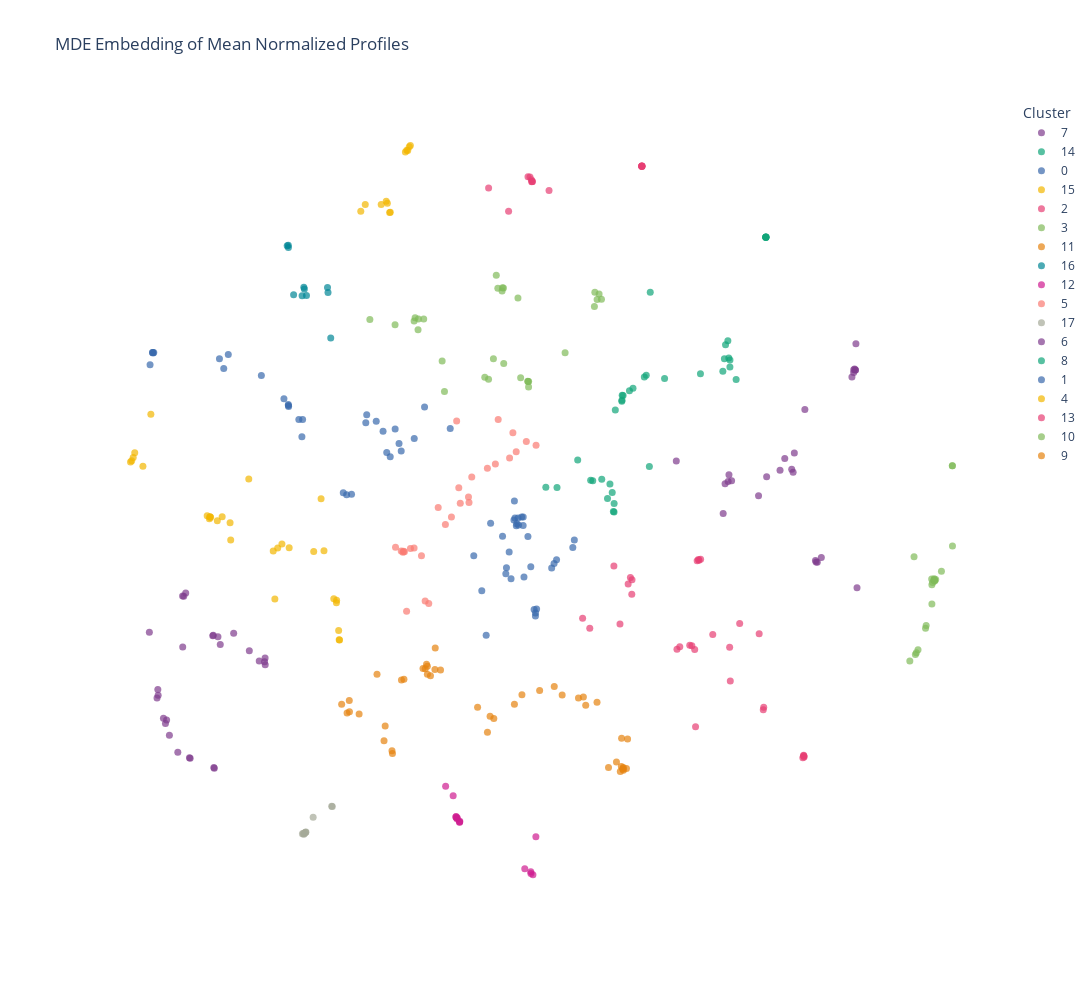

Write notebook code for a chart like this one.
### Markdown cell above
10 Leiden neighbors

### Code cell
mde_strong_hvgs_10 = tf_compute_MDE(adata_strong_hvgs, label_points=False, spectral=True, leiden_neighbors=10)

### Figure 1 — Plotly figure (JSON) as saved in the notebook; plotly's stock layout.template omitted (floating-point values rounded to 4 significant figures)
{"data": [{"customdata": [["ADNP2"], ["BARX1"], ["BHLHE40"], ["CBX2"], ["DOT1L"], ["GATA2"], ["GMEB2"], ["GTF3A"], ["IKZF5"], ["JUNB"], ["KLF4"], ["MSANTD4"], ["NR4A1"], ["PKNOX2"], ["SMAD9"], ["SOX13"], ["YBX1"], ["ZBTB12"], ["ZKSCAN1"], ["ZNF44"], ["ZNF418"], ["ZNF628"], ["ZNF653"], ["ZNF674"], ["ZNF816"], ["ZNF835"]], "hovertemplate": "cluster=7<br>x=%{x}<br>y=%{y}<br>gene_target=%{customdata[0]}<extra></extra>", "legendgroup": "7", "marker": {"color": "rgb(127, 60, 141)", "opacity": 0.7, "size": 7, "symbol": "circle"}, "mode": "markers+text", "name": "7", "orientation": "v", "showlegend": true, "textfont": {"size": 4}, "textposition": "middle center", "type": "scatter", "x": [4.867, 4.673, 4.508, 4.467, 4.284, 5.409, 3.395, 5.464, 4.93, 4.075, 5.471, 2.662, 3.472, 4.489, 5.436, 4.839, 3.527, 3.948, 3.486, 5.45, 4.849, 3.425, 5.436, 4.358, 5.464, 5.488], "xaxis": "x", "y": [-0.7379, 1.897, 1.146, 0.8657, 0.8513, 2.46, 0.1036, 2.579, -0.6547, 0.7384, 3.031, 1.009, 0.6552, 0.8129, 2.585, -0.7097, 0.6668, 0.4104, 0.7712, 2.598, -0.7358, 0.6172, 2.534, 1.05, 2.579, -1.179], "yaxis": "y"}, {"customdata": [["AIRE"], ["CDX1"], ["LEF1"], ["MAFG"], ["NFXL1"], ["NME2"], ["PROX2"], ["REST"], ["TCF21"], ["THAP5"], ["THAP7"], ["ZFP37"], ["ZNF582"]], "hovertemplate": "cluster=14<br>x=%{x}<br>y=%{y}<br>gene_target=%{customdata[0]}<extra></extra>", "legendgroup": "14", "marker": {"color": "rgb(17, 165, 121)", "opacity": 0.7, "size": 7, "symbol": "circle"}, "mode": "markers+text", "name": "14", "orientation": "v", "showlegend": true, "textfont": {"size": 4}, "textposition": "middle center", "type": "scatter", "x": [1.688, 1.586, 1.69, 1.12, 1.496, 2.241, 0.7965, 1.678, 1.624, 1.66, 0.6216, 1.355, 1.323], "xaxis": "x", "y": [0.1289, 0.3639, 0.2774, 1.027, 0.6949, 0.9125, 0.5511, 0.1385, 0.6105, 0.4634, 0.5552, 0.6669, 0.6762], "yaxis": "y"}, {"customdata": [["ANKZF1"], ["ATOH7"], ["DACH2"], ["DEAF1"], ["DMRTA2"], ["ERF"], ["GATA1"], ["GATA5"], ["GATAD2A"], ["HIC1"], ["HNF1B"], ["MTERF1"], ["MTERF3"], ["MTERF4"], ["NR0B1"], ["OSR2"], ["PCGF6"], ["POU3F3"], ["SHOX2"], ["SOX1"], ["TCF7"], ["ZBTB41"], ["ZNF200"], ["ZNF280C"], ["ZNF316"], ["ZNF382"], ["ZNF461"], ["ZNF511"], ["ZNF610"], ["ZNF672"], ["ZNF772"]], "hovertemplate": "cluster=0<br>x=%{x}<br>y=%{y}<br>gene_target=%{customdata[0]}<extra></extra>", "legendgroup": "0", "marker": {"color": "rgb(57, 105, 172)", "opacity": 0.7, "size": 7, "symbol": "circle"}, "mode": "markers+text", "name": "0", "orientation": "v", "showlegend": true, "textfont": {"size": 4}, "textposition": "middle center", "type": "scatter", "x": [-1.674, -1.924, -2.493, -3.401, -2.179, -1.275, -4.416, -0.8737, -1.866, -2.417, -2.031, -5.51, -5.528, -5.529, -2.546, -3.827, -3.474, -4.483, -2.194, -3.405, -1.64, -5.52, -3.241, -3.405, -3.193, -3.182, -1.812, -1.436, -1.735, -4.345, -5.568], "xaxis": "x", "y": [1.313, 1.524, 0.4268, 1.948, 1.806, 1.942, 2.604, 1.572, 1.158, 0.4367, 1.697, 2.883, 2.881, 2.882, 0.4629, 2.486, 2.084, 2.772, 1.671, 1.967, 1.181, 2.872, 1.727, 1.983, 1.426, 1.724, 1.083, 1.398, 1.56, 2.845, 2.669], "yaxis": "y"}, {"customdata": [["ARHGAP35"], ["HHEX"], ["MTF2"], ["NEUROD2"], ["SOX11"], ["THAP12"], ["ZBTB21"], ["ZNF20"], ["ZNF66"], ["ZNF354A"], ["ZNF358"], ["ZNF823"]], "hovertemplate": "cluster=15<br>x=%{x}<br>y=%{y}<br>gene_target=%{customdata[0]}<extra></extra>", "legendgroup": "15", "marker": {"color": "rgb(242, 183, 1)", "opacity": 0.7, "size": 7, "symbol": "circle"}, "mode": "markers+text", "name": "15", "orientation": "v", "showlegend": true, "textfont": {"size": 4}, "textposition": "middle center", "type": "scatter", "x": [-1.575, -1.874, -1.953, -2.272, -1.497, -1.553, -1.514, -2.202, -1.538, -1.821, -1.857, -1.811], "xaxis": "x", "y": [6.343, 5.492, 5.437, 5.32, 6.456, 6.373, 6.431, 5.437, 6.365, 5.299, 5.458, 5.301], "yaxis": "y"}, {"customdata": [["ARID3B"], ["BSX"], ["DLX2"], ["ETV1"], ["HSF4"], ["NCOA3"], ["NEUROG2"], ["NFIL3"], ["PITX2"], ["PPARD"], ["SALL4"], ["SCX"], ["SMAD4"], ["SNAI1"], ["SNAI2"], ["SP140L"], ["TCFL5"], ["TWIST1"], ["ZBTB22"], ["ZMAT4"], ["ZNF134"], ["ZNF253"], ["ZNF275"], ["ZNF284"], ["ZNF337"], ["ZNF471"], ["ZNF549"], ["ZNF572"], ["ZNF683"], ["ZNF821"]], "hovertemplate": "cluster=2<br>x=%{x}<br>y=%{y}<br>gene_target=%{customdata[0]}<extra></extra>", "legendgroup": "2", "marker": {"color": "rgb(231, 63, 116)", "opacity": 0.7, "size": 7, "symbol": "circle"}, "mode": "markers+text", "name": "2", "orientation": "v", "showlegend": true, "textfont": {"size": 4}, "textposition": "middle center", "type": "scatter", "x": [4.658, 2.872, 4.029, 3.016, 2.716, 1.969, 2.95, 1.309, 4.66, 3.653, 4.653, 1.686, 3.507, 4.654, 2.988, 1.909, 3.496, 3.042, 3.232, 3.958, 1.197, 2.905, 4.022, 1.781, 2.963, 4.641, 2.673, 3.008, 1.944, 1.966], "xaxis": "x", "y": [-4.087, -2.173, -3.242, -0.7041, -2.195, -1.041, -2.246, -1.876, -4.097, -1.797, -4.08, -0.8023, -2.789, -4.07, -0.7107, -1.112, -2.205, -0.6848, -1.983, -1.971, -1.706, -2.179, -3.284, -1.804, -3.576, -4.112, -2.242, -0.6915, -1.002, -1.289], "yaxis": "y"}, {"customdata": [["ARNT2"], ["BHLHE41"], ["CENPX"], ["CREB5"], ["DMRT2"], ["EBF3"], ["ETS1"], ["FIGLA"], ["FOXD3"], ["FOXD4L5"], ["FOXH1"], ["GATAD2B"], ["HES3"], ["HES7"], ["IRX5"], ["KLF6"], ["NFE2L3"], ["POU2F1"], ["SATB1"], ["TBPL2"], ["TBX1"], ["TCF7L1"], ["TET2"], ["ZBTB39"], ["ZFP2"], ["ZNF546"], ["ZNF564"], ["ZNF571"], ["ZNF592"], ["ZNF687"]], "hovertemplate": "cluster=3<br>x=%{x}<br>y=%{y}<br>gene_target=%{customdata[0]}<extra></extra>", "legendgroup": "3", "marker": {"color": "rgb(128, 186, 90)", "opacity": 0.7, "size": 7, "symbol": "circle"}, "mode": "markers+text", "name": "3", "orientation": "v", "showlegend": true, "textfont": {"size": 4}, "textposition": "middle center", "type": "scatter", "x": [1.424, 0.3391, 1.388, -1.423, 0.1857, -0.03684, -0.04125, 1.454, -0.05662, -1.288, -0.1535, -1.371, 0.353, -0.9636, 0.3432, -1.377, -0.06277, -0.1293, 0.352, 1.381, -0.9999, -0.1982, -2.13, -1.736, 0.9228, 0.2277, -0.3329, -1.439, 1.492, -0.2744], "xaxis": "x", "y": [3.794, 2.385, 3.919, 3.479, 3.82, 2.69, 3.995, 3.89, 3.997, 3.457, 4.213, 3.461, 2.381, 2.21, 2.38, 3.275, 3.943, 3.991, 2.285, 3.673, 2.735, 2.774, 3.451, 3.359, 2.877, 2.447, 2.454, 3.426, 3.8, 2.422], "yaxis": "y"}, {"customdata": [["ASCL5"], ["ASH1L"], ["CEBPA"], ["MSX2"], ["MXI1"], ["NFKB2"], ["NOTO"], ["ONECUT3"], ["TBX18"], ["TCF15"], ["TFCP2L1"], ["TMF1"], ["ZNF48"], ["ZNF226"], ["ZNF554"], ["ZNF581"], ["ZNF692"], ["ZNF697"], ["ZNF705A"], ["ZNF732"], ["ZNF853"]], "hovertemplate": "cluster=11<br>x=%{x}<br>y=%{y}<br>gene_target=%{customdata[0]}<extra></extra>", "legendgroup": "11", "marker": {"color": "rgb(230, 131, 16)", "opacity": 0.7, "size": 7, "symbol": "circle"}, "mode": "markers+text", "name": "11", "orientation": "v", "showlegend": true, "textfont": {"size": 4}, "textposition": "middle center", "type": "scatter", "x": [-1.183, -1.113, -1.777, -1.909, -1.597, -2.452, -2.019, -1.231, -1.299, -1.108, -1.265, -1.244, -2.299, -1.025, -1.636, -2.486, -1.891, -1.231, -1.784, -2.449, -2.572], "xaxis": "x", "y": [-2.696, -2.59, -4.039, -3.818, -2.756, -3.125, -2.669, -2.673, -2.571, -2.218, -2.576, -2.501, -3.358, -2.597, -2.771, -3.339, -3.565, -2.532, -3.992, -3.316, -3.19], "yaxis": "y"}, {"customdata": [["ATOH1"], ["PLSCR1"], ["RBCK1"], ["SOX30"], ["TERF1"], ["ZFP30"], ["ZNF32"], ["ZNF80"], ["ZNF174"], ["ZNF605"], ["ZNF713"]], "hovertemplate": "cluster=16<br>x=%{x}<br>y=%{y}<br>gene_target=%{customdata[0]}<extra></extra>", "legendgroup": "16", "marker": {"color": "rgb(0, 134, 149)", "opacity": 0.7, "size": 7, "symbol": "circle"}, "mode": "markers+text", "name": "16", "orientation": "v", "showlegend": true, "textfont": {"size": 4}, "textposition": "middle center", "type": "scatter", "x": [-3.163, -3.155, -2.785, -3.405, -3.406, -3.122, -3.19, -2.742, -3.423, -2.793, -3.323], "xaxis": "x", "y": [4.006, 3.978, 3.917, 4.695, 4.733, 3.863, 3.861, 3.131, 4.723, 4.001, 3.88], "yaxis": "y"}, {"customdata": [["BARHL1"], ["CSRNP2"], ["NHLH1"], ["RFX8"], ["RXRA"], ["SPIB"], ["SRY"], ["TIGD7"], ["ZBTB33"], ["ZNF280D"], ["ZNF311"], ["ZNF469"], ["ZNF551"], ["ZNF552"], ["ZNF783"]], "hovertemplate": "cluster=12<br>x=%{x}<br>y=%{y}<br>gene_target=%{customdata[0]}<extra></extra>", "legendgroup": "12", "marker": {"color": "rgb(207, 28, 144)", "opacity": 0.7, "size": 7, "symbol": "circle"}, "mode": "markers+text", "name": "12", "orientation": "v", "showlegend": true, "textfont": {"size": 4}, "textposition": "middle center", "type": "scatter", "x": [-0.7642, 0.4661, 0.2922, -0.7274, -0.7854, 0.3864, -0.7238, 0.4196, -0.7646, -0.7778, -0.9455, -0.8276, 0.3885, -0.7274, -0.7815], "xaxis": "x", "y": [-5.146, -5.477, -6.028, -5.223, -5.133, -6.078, -5.208, -6.129, -5.167, -5.146, -4.602, -4.769, -6.109, -5.224, -5.126], "yaxis": "y"}, {"customdata": [["BCL6B"], ["ERG"], ["ESRRB"], ["FOXD4"], ["FOXK1"], ["IRF9"], ["IRX1"], ["IRX4"], ["MXD1"], ["NANOGNB"], ["NEUROD4"], ["NEUROG3"], ["NKX6-1"], ["OTX1"], ["PHF1"], ["PREB"], ["TBPL1"], ["THAP6"], ["ZFP1"], ["ZNF16"], ["ZNF256"], ["ZNF267"], ["ZNF514"], ["ZNF518A"], ["ZNF518B"], ["ZNF589"], ["ZNF888"], ["ZSCAN18"]], "hovertemplate": "cluster=5<br>x=%{x}<br>y=%{y}<br>gene_target=%{customdata[0]}<extra></extra>", "legendgroup": "5", "marker": {"color": "rgb(249, 123, 114)", "opacity": 0.7, "size": 7, "symbol": "circle"}, "mode": "markers+text", "name": "5", "orientation": "v", "showlegend": true, "textfont": {"size": 4}, "textposition": "middle center", "type": "scatter", "x": [-0.7396, -1.209, -1.556, -1.439, -0.5368, -1.614, -1.496, 0.3167, -0.1676, -0.1235, 0.05489, -1.323, -1.729, -1.64, -0.588, -1.59, 0.1065, -0.7167, 0.4688, 0.1583, -0.8545, -0.2922, -1.604, -0.7729, -0.9491, -1.062, -1.266, -0.5799], "xaxis": "x", "y": [0.5484, -1.449, -1.583, -0.4911, 0.7329, -0.567, -0.5018, 1.346, 0.9588, 1.727, 1.059, -0.6242, -0.4804, -0.5433, 0.3889, -0.5557, 1.494, 0.2814, 1.282, 1.17, 0.04058, 0.8826, -0.5469, 1.698, -0.08811, 0.2079, -1.409, 0.2932], "yaxis": "y"}, {"customdata": [["BHLHA9"], ["GSC"], ["OVOL1"], ["PRDM12"], ["REPIN1"], ["TFEB"], ["ZFP69B"], ["ZNF213"], ["ZNF648"], ["ZNF728"]], "hovertemplate": "cluster=17<br>x=%{x}<br>y=%{y}<br>gene_target=%{customdata[0]}<extra></extra>", "legendgroup": "17", "marker": {"color": "rgb(165, 170, 153)", "opacity": 0.7, "size": 7, "symbol": "circle"}, "mode": "markers+text", "name": "17", "orientation": "v", "showlegend": true, "textfont": {"size": 4}, "textposition": "middle center", "type": "scatter", "x": [-3.135, -3.131, -3.169, -3.017, -3.165, -3.141, -3.156, -2.718, -2.727, -3.185], "xaxis": "x", "y": [-5.398, -5.393, -5.415, -5.141, -5.431, -5.404, -5.422, -4.954, -4.948, -5.425], "yaxis": "y"}, {"customdata": [["CAMTA2"], ["CCDC17"], ["ISL1"], ["MECOM"], ["MEOX1"], ["MEOX2"], ["MITF"], ["ONECUT2"], ["PAX6"], ["RFX7"], ["SP2"], ["SP8"], ["SP110"], ["TBX20"], ["TBX21"], ["TFDP1"], ["THRB"], ["ZBTB47"], ["ZNF215"], ["ZNF394"], ["ZNF441"], ["ZNF443"], ["ZNF512"], ["ZNF583"], ["ZNF616"], ["ZNF708"], ["ZSCAN32"]], "hovertemplate": "cluster=6<br>x=%{x}<br>y=%{y}<br>gene_target=%{customdata[0]}<extra></extra>", "legendgroup": "6", "marker": {"color": "rgb(127, 60, 141)", "opacity": 0.7, "size": 7, "symbol": "circle"}, "mode": "markers+text", "name": "6", "orientation": "v", "showlegend": true, "textfont": {"size": 4}, "textposition": "middle center", "type": "scatter", "x": [-5.309, -5.057, -5.459, -3.861, -5.134, -5.441, -4.016, -4.587, -4.952, -5.359, -4.941, -5.059, -5.446, -5.041, -5.01, -4.579, -3.767, -4.506, -4.57, -5.265, -4.26, -4.47, -3.769, -5.327, -3.777, -5.579, -4.563], "xaxis": "x", "y": [-3.459, -2.201, -3.082, -2.442, -4.017, -3.032, -2.265, -2.006, -4.113, -3.431, -4.122, -1.321, -2.933, -1.325, -1.267, -2.0, -2.507, -2.026, -4.278, -3.722, -1.962, -2.156, -2.391, -3.521, -2.454, -1.948, -4.294], "yaxis": "y"}, {"customdata": [["CHAMP1"], ["DNMT1"], ["DUXA"], ["E2F4"], ["FOXE3"], ["FOXN2"], ["IRF4"], ["MEIS3"], ["PIN1"], ["PITX3"], ["SCRT2"], ["SETDB1"], ["SRF"], ["TIGD6"], ["VDR"], ["ZBTB26"], ["ZFP42"], ["ZNF12"], ["ZNF334"], ["ZNF383"], ["ZNF492"], ["ZNF510"], ["ZNF563"], ["ZNF684"], ["ZNF791"], ["ZNF843"]], "hovertemplate": "cluster=8<br>x=%{x}<br>y=%{y}<br>gene_target=%{customdata[0]}<extra></extra>", "legendgroup": "8", "marker": {"color": "rgb(17, 165, 121)", "opacity": 0.7, "size": 7, "symbol": "circle"}, "mode": "markers+text", "name": "8", "orientation": "v", "showlegend": true, "textfont": {"size": 4}, "textposition": "middle center", "type": "scatter", "x": [4.062, 4.062, 3.469, 4.063, 3.483, 2.255, 1.81, 1.816, 3.598, 4.063, 1.929, 4.064, 2.479, 3.04, 4.063, 3.501, 2.192, 2.162, 3.39, 3.432, 3.501, 1.985, 3.414, 1.812, 1.83, 1.708], "xaxis": "x", "y": [4.873, 4.871, 3.082, 4.872, 2.787, 3.92, 2.041, 2.142, 2.417, 4.872, 2.22, 4.873, 2.434, 2.515, 4.872, 2.63, 2.488, 2.457, 2.559, 3.013, 2.75, 2.265, 2.772, 2.058, 2.14, 1.888], "yaxis": "y"}, {"customdata": [["CREBL2"], ["CREM"], ["EPAS1"], ["ESR1"], ["ESRRA"], ["FOXK2"], ["HES6"], ["MNX1"], ["NKX2-4"], ["NKX6-2"], ["NR1I3"], ["PATZ1"], ["PBX1"], ["PPARA"], ["SP1"], ["TFAP2A"], ["TSC22D1"], ["TSHZ1"], ["ZFP41"], ["ZNF28"], ["ZNF75D"], ["ZNF219"], ["ZNF395"], ["ZNF462"], ["ZNF614"], ["ZNF658"], ["ZNF726"], ["ZNF735"], ["ZNF764"], ["ZNF844"], ["ZNF852"]], "hovertemplate": "cluster=1<br>x=%{x}<br>y=%{y}<br>gene_target=%{customdata[0]}<extra></extra>", "legendgroup": "1", "marker": {"color": "rgb(57, 105, 172)", "opacity": 0.7, "size": 7, "symbol": "circle"}, "mode": "markers+text", "name": "1", "orientation": "v", "showlegend": true, "textfont": {"size": 4}, "textposition": "middle center", "type": "scatter", "x": [-0.3799, 0.4774, 0.2436, 0.1301, 0.1864, 0.7506, 0.2801, 0.07752, 0.1389, -0.3112, 0.4601, 0.3864, 0.713, 0.3416, 0.04833, 0.4384, -0.004037, 0.2668, 0.1662, 1.044, -0.5053, 0.005893, 0.2679, 0.1946, 0.459, 0.1605, 0.7895, -0.2418, 1.067, 0.1232, -0.05529], "xaxis": "x", "y": [-1.229, -1.544, 0.0416, 0.3183, 0.02572, -0.762, -0.9938, -1.025, 0.02682, -2.0, -1.612, -0.8151, -0.8358, -0.2961, -0.5631, -1.555, -0.9385, -0.1029, -0.07286, -0.483, -0.6264, -0.8329, 0.0446, -0.09463, -1.667, -0.1078, -0.6971, -0.06333, -0.3552, -0.007474, -0.2906], "yaxis": "y"}, {"customdata": [["DBX2"], ["DMRTB1"], ["FOXA1"], ["HIVEP2"], ["KCNIP3"], ["L3MBTL4"], ["MAFK"], ["NR1H4"], ["NR3C2"], ["PA2G4"], ["POU4F3"], ["PRDM8"], ["SHOX"], ["TCF3"], ["TET1"], ["THAP8"], ["TIGD2"], ["ZHX1"], ["ZNF165"], ["ZNF212"], ["ZNF276"], ["ZNF345"], ["ZNF490"], ["ZNF619"], ["ZNF660"], ["ZNF701"], ["ZNF716"], ["ZNF747"], ["ZNF780A"], ["ZNF781"]], "hovertemplate": "cluster=4<br>x=%{x}<br>y=%{y}<br>gene_target=%{customdata[0]}<extra></extra>", "legendgroup": "4", "marker": {"color": "rgb(242, 183, 1)", "opacity": 0.7, "size": 7, "symbol": "circle"}, "mode": "markers+text", "name": "4", "orientation": "v", "showlegend": true, "textfont": {"size": 4}, "textposition": "middle center", "type": "scatter", "x": [-5.873, -2.61, -2.893, -4.307, -3.392, -3.008, -2.848, -4.44, -2.619, -4.64, -5.679, -5.555, -5.855, -4.63, -4.516, -2.65, -3.642, -3.572, -2.653, -3.616, -5.831, -5.807, -2.604, -3.506, -4.675, -4.024, -4.621, -2.695, -4.632, -4.317], "xaxis": "x", "y": [0.9936, -2.074, 0.3593, -0.3562, -0.49, -0.5532, -0.5411, 0.04841, -1.918, 0.01373, 0.9174, 1.816, 1.012, 0.04804, -0.02173, -1.394, -0.5462, -0.4937, -1.439, -1.371, 1.07, 1.149, -2.079, -0.4233, 0.06254, 0.6991, 0.03631, -1.366, 0.04265, -0.0559], "yaxis": "y"}, {"customdata": [["DLX4"], ["EBF2"], ["GTF2IRD1"], ["KMT2B"], ["LIN28B"], ["PAX2"], ["SNAPC4"], ["SNAPC5"], ["SOX4"], ["SOX14"], ["ZBED6"], ["ZNF24"], ["ZNF205"], ["ZNF420"], ["ZNF787"]], "hovertemplate": "cluster=13<br>x=%{x}<br>y=%{y}<br>gene_target=%{customdata[0]}<extra></extra>", "legendgroup": "13", "marker": {"color": "rgb(231, 63, 116)", "opacity": 0.7, "size": 7, "symbol": "circle"}, "mode": "markers+text", "name": "13", "orientation": "v", "showlegend": true, "textfont": {"size": 4}, "textposition": "middle center", "type": "scatter", "x": [0.396, 2.124, 2.123, 0.3736, 2.122, 0.0394, 2.122, 2.122, -0.2733, 0.4066, 0.6718, 0.3427, 0.4134, 2.127, 0.4008], "xaxis": "x", "y": [5.865, 6.098, 6.097, 5.911, 6.096, 5.32, 6.098, 6.098, 5.718, 5.834, 5.675, 5.914, 5.834, 6.097, 5.827], "yaxis": "y"}, {"customdata": [["DR1"], ["DRAP1"], ["HOXD13"], ["KLF1"], ["NANOG"], ["NANOGP8"], ["NR1D1"], ["PHF20"], ["POU3F2"], ["POU5F1"], ["POU5F1B"], ["PRDM14"], ["PRDM16"], ["PURG"], ["RBPJ"], ["RLF"], ["TCF7L2"], ["ZNF180"], ["ZNF396"], ["ZNF423"], ["ZNF521"], ["ZNF710"]], "hovertemplate": "cluster=10<br>x=%{x}<br>y=%{y}<br>gene_target=%{customdata[0]}<extra></extra>", "legendgroup": "10", "marker": {"color": "rgb(128, 186, 90)", "opacity": 0.7, "size": 7, "symbol": "circle"}, "mode": "markers+text", "name": "10", "orientation": "v", "showlegend": true, "textfont": {"size": 4}, "textposition": "middle center", "type": "scatter", "x": [6.979, 6.979, 6.703, 6.416, 6.56, 6.659, 6.981, 6.695, 6.694, 6.696, 6.693, 6.57, 6.656, 6.442, 6.809, 6.314, 6.38, 6.671, 6.719, 6.401, 6.7, 6.659], "xaxis": "x", "y": [0.9265, 0.9269, -1.06, -2.301, -1.876, -1.46, -0.4601, -1.049, -1.047, -1.021, -1.047, -1.829, -1.028, -2.247, -0.893, -2.443, -0.6416, -1.087, -1.037, -2.33, -1.05, -1.125], "yaxis": "y"}, {"customdata": [["EHF"], ["ETV5"], ["FOXJ2"], ["FOXQ1"], ["GATA6"], ["GPBP1"], ["HES4"], ["HLF"], ["KLF15"], ["MKX"], ["RUNX3"], ["THAP10"], ["TIGD4"], ["TP53"], ["ZHX3"], ["ZNF30"], ["ZNF136"], ["ZNF222"], ["ZNF268"], ["ZNF354B"], ["ZNF491"], ["ZNF540"], ["ZNF573"], ["ZNF689"]], "hovertemplate": "cluster=9<br>x=%{x}<br>y=%{y}<br>gene_target=%{customdata[0]}<extra></extra>", "legendgroup": "9", "marker": {"color": "rgb(230, 131, 16)", "opacity": 0.7, "size": 7, "symbol": "circle"}, "mode": "markers+text", "name": "9", "orientation": "v", "showlegend": true, "textfont": {"size": 4}, "textposition": "middle center", "type": "scatter", "x": [1.807, 1.825, 1.83, 1.833, 1.726, -0.4457, 1.132, 0.8771, 0.248, -0.2914, 1.9, 0.1305, 1.835, -0.1919, 1.422, 0.5249, 1.246, 0.7534, 1.786, 1.882, -0.2501, 1.602, 1.803, 1.209], "xaxis": "x", "y": [-3.777, -4.309, -4.294, -4.281, -4.187, -3.239, -3.082, -3.031, -3.027, -3.672, -3.789, -3.19, -4.328, -3.436, -3.152, -2.951, -3.206, -2.881, -4.349, -4.299, -3.395, -4.28, -4.264, -3.063], "yaxis": "y"}], "layout": {"coloraxis": {"showscale": false}, "height": 1000, "legend": {"title": {"text": "Cluster"}, "tracegroupgap": 0}, "plot_bgcolor": "white", "showlegend": true, "title": {"text": "MDE Embedding of Mean Normalized Profiles"}, "width": 1200, "xaxis": {"anchor": "y", "domain": [0, 1], "title": {"text": "x"}, "visible": false}, "yaxis": {"anchor": "x", "domain": [0, 1], "title": {"text": "y"}, "visible": false}}}
